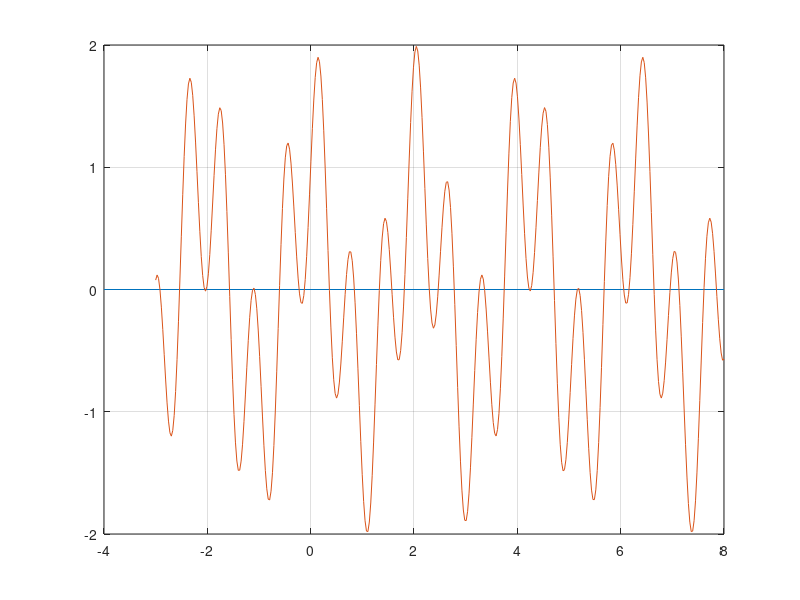

Here is the MATLAB script that generated this plot:
function g = metodoGrafico()
    
    %Eje x
    plot([-4 8],[0 0]);
    
  
    %funcion
    x = linspace(-3,8,400);
    y= sin(10*x)+cos(3*x);
    
    hold on
    plot(x,y);
    grid on;
end